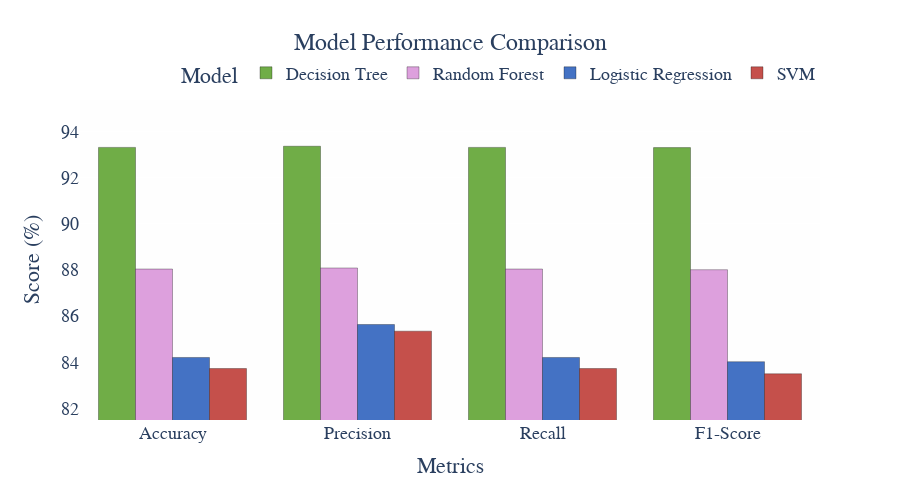

The notebook cell saved with this chart:
### Markdown cell above
### evaluation

### Code cell
# Melt the dataframe for easier plotting
df_melted = results_df.melt(
    id_vars=['Model'], 
    value_vars=['Accuracy', 'Precision', 'Recall', 'F1-Score'],
    var_name='Metric', 
    value_name='Score'
)

# Create grouped bar chart (swap x and color)
fig = px.bar(
    df_melted, 
    x='Metric',        # now x-axis shows metrics
    y='Score', 
    color = "Model",
    
    color_discrete_map={
        'Logistic Regression': '#4472C4',  
        'Decision Tree': '#70AD47', 
        'Random Forest': 'plum',
        'SVM': '#C5504B'   
    },    
    barmode='group',
    title="Model Performance Comparison",
    labels={'Score': 'Score (%)', 'Metric': 'Metrics'},
    hover_data={'Score': ':.2f'}
)

# Update layout
fig.update_layout(
    title={
        'text': "Model Performance Comparison",
        'x': 0.5,
        'xanchor': 'center',
        'font': {'size': 24, 'family': 'Arial Black'}
    },
    xaxis_title="Metrics",
    yaxis_title="Score (%)",
    height=500,
    plot_bgcolor='rgba(240,240,240,0.1)',
    font=dict(family="Arial", size=18),
    legend=dict(
        orientation="h",
        yanchor="bottom",
        y=1.02,
        xanchor="right",
        x=1
    )
)

# Update traces
fig.update_traces(
    marker_line_color='rgba(0,0,0,0.3)',
    marker_line_width=1,
    hovertemplate="<b>%{fullData.name}</b><br>" +
                 "Metric: %{x}<br>" +
                 "Score: %{y:.2f}%<br>" +
                 "<extra></extra>"
)

# Trim Y-axis automatically
y_min = df_melted["Score"].min() - 2
y_max = df_melted["Score"].max() + 2
fig.update_layout(yaxis=dict(range=[y_min, y_max]))

# Show chart
fig.show()

### Figure 1 — Plotly figure (JSON) as saved in the notebook; plotly's stock layout.template omitted (floating-point values rounded to 4 significant figures)
{"data": [{"alignmentgroup": "True", "hovertemplate": "<b>%{fullData.name}</b><br>Metric: %{x}<br>Score: %{y:.2f}%<br><extra></extra>", "legendgroup": "Decision Tree", "marker": {"color": "#70AD47", "line": {"color": "rgba(0,0,0,0.3)", "width": 1}, "pattern": {"shape": ""}}, "name": "Decision Tree", "offsetgroup": "Decision Tree", "orientation": "v", "showlegend": true, "textposition": "auto", "type": "bar", "x": ["Accuracy", "Precision", "Recall", "F1-Score"], "xaxis": "x", "y": [93.3, 93.35, 93.3, 93.29], "yaxis": "y"}, {"alignmentgroup": "True", "hovertemplate": "<b>%{fullData.name}</b><br>Metric: %{x}<br>Score: %{y:.2f}%<br><extra></extra>", "legendgroup": "Random Forest", "marker": {"color": "plum", "line": {"color": "rgba(0,0,0,0.3)", "width": 1}, "pattern": {"shape": ""}}, "name": "Random Forest", "offsetgroup": "Random Forest", "orientation": "v", "showlegend": true, "textposition": "auto", "type": "bar", "x": ["Accuracy", "Precision", "Recall", "F1-Score"], "xaxis": "x", "y": [88.04, 88.08, 88.04, 88.01], "yaxis": "y"}, {"alignmentgroup": "True", "hovertemplate": "<b>%{fullData.name}</b><br>Metric: %{x}<br>Score: %{y:.2f}%<br><extra></extra>", "legendgroup": "Logistic Regression", "marker": {"color": "#4472C4", "line": {"color": "rgba(0,0,0,0.3)", "width": 1}, "pattern": {"shape": ""}}, "name": "Logistic Regression", "offsetgroup": "Logistic Regression", "orientation": "v", "showlegend": true, "textposition": "auto", "type": "bar", "x": ["Accuracy", "Precision", "Recall", "F1-Score"], "xaxis": "x", "y": [84.21, 85.64, 84.21, 84.03], "yaxis": "y"}, {"alignmentgroup": "True", "hovertemplate": "<b>%{fullData.name}</b><br>Metric: %{x}<br>Score: %{y:.2f}%<br><extra></extra>", "legendgroup": "SVM", "marker": {"color": "#C5504B", "line": {"color": "rgba(0,0,0,0.3)", "width": 1}, "pattern": {"shape": ""}}, "name": "SVM", "offsetgroup": "SVM", "orientation": "v", "showlegend": true, "textposition": "auto", "type": "bar", "x": ["Accuracy", "Precision", "Recall", "F1-Score"], "xaxis": "x", "y": [83.73, 85.35, 83.73, 83.5], "yaxis": "y"}], "layout": {"barmode": "group", "font": {"family": "Arial", "size": 18}, "height": 500, "legend": {"orientation": "h", "title": {"text": "Model"}, "tracegroupgap": 0, "x": 1, "xanchor": "right", "y": 1.02, "yanchor": "bottom"}, "plot_bgcolor": "rgba(240,240,240,0.1)", "title": {"font": {"family": "Arial Black", "size": 24}, "text": "Model Performance Comparison", "x": 0.5, "xanchor": "center"}, "xaxis": {"anchor": "y", "domain": [0, 1], "title": {"text": "Metrics"}}, "yaxis": {"anchor": "x", "domain": [0, 1], "range": [81.5, 95.35], "title": {"text": "Score (%)"}}}}
